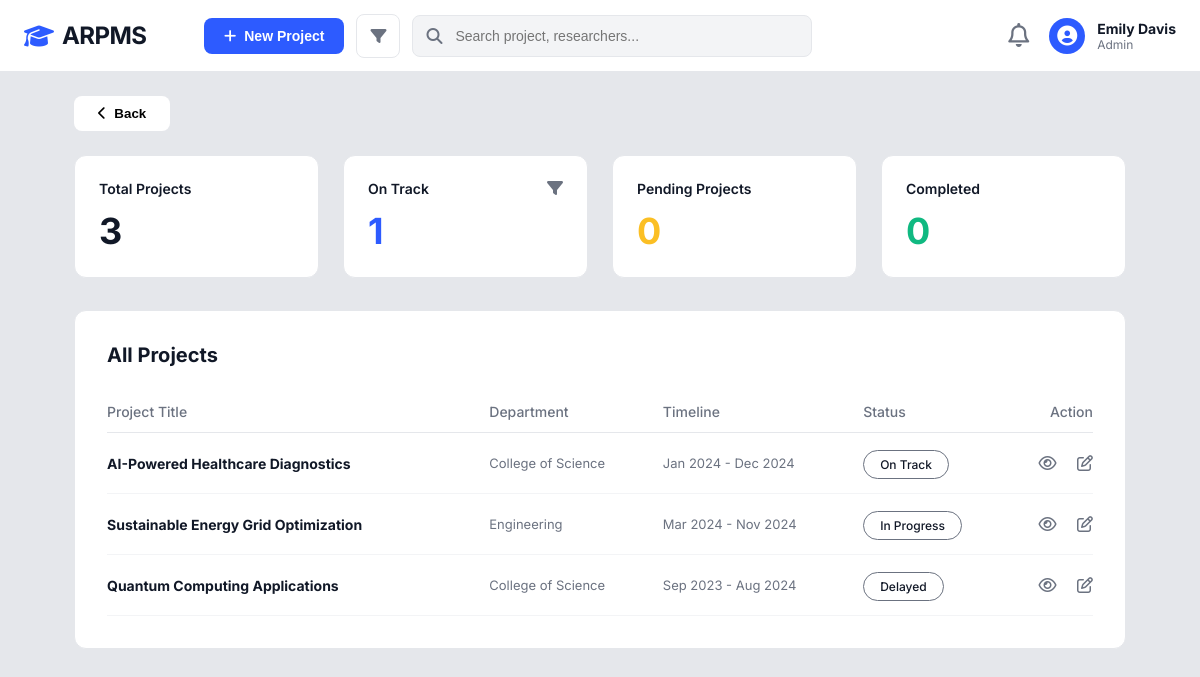
Page /projects/index.php (signed in) on the committed database.
### tables this page shows
CREATE TABLE IF NOT EXISTS research_projects (
    project_id INT PRIMARY KEY AUTO_INCREMENT,
    proposal_id INT,
    title VARCHAR(255) NOT NULL,
    description TEXT,
    department_id INT,
    budget DECIMAL(12,2),
    budget_personnel DECIMAL(12,2) DEFAULT 0,
    budget_equipment DECIMAL(12,2) DEFAULT 0,
    budget_materials DECIMAL(12,2) DEFAULT 0,
    budget_other DECIMAL(12,2) DEFAULT 0,
    start_date DATE,
    end_date DATE,
    progress INT DEFAULT 0,
    status ENUM('not_started','in_progress','at_risk','delayed','on_track','completed') DEFAULT 'in_progress',
    coordinator_id INT,
    created_by INT,
    created_at TIMESTAMP DEFAULT CURRENT_TIMESTAMP,
    FOREIGN KEY (department_id) REFERENCES departments(department_id),
    FOREIGN KEY (coordinator_id) REFERENCES users(user_id),
    FOREIGN KEY (created_by) REFERENCES users(user_id)
);

CREATE TABLE IF NOT EXISTS departments (
    department_id INT PRIMARY KEY AUTO_INCREMENT,
    department_name VARCHAR(100) NOT NULL
);

### projects/index.php (the view, shortened to what this page needs)
<?php
require_once '../config/database.php';
$total_stmt = $pdo->query("SELECT COUNT(*) FROM research_projects");
$total_count = $total_stmt->fetchColumn();
$on_track_stmt = $pdo->query("SELECT COUNT(*) FROM research_projects WHERE status = 'on_track'");
$on_track_count = $on_track_stmt->fetchColumn();
$pending_stmt = $pdo->query("SELECT COUNT(*) FROM research_projects WHERE status = 'not_started'");
$pending_count = $pending_stmt->fetchColumn();
$completed_stmt = $pdo->query("SELECT COUNT(*) FROM research_projects WHERE status = 'completed'");
$completed_count = $completed_stmt->fetchColumn();
$query = "SELECT p.*, d.department_name
          FROM research_projects p
          LEFT JOIN departments d ON p.department_id = d.department_id";
$params = [];
$stmt = $pdo->prepare($query);
$stmt->execute($params);
$projects = $stmt->fetchAll();
?>
<!DOCTYPE html>
<html lang="en">
<head>
    <link rel="stylesheet" href="../assets/css/style.css">
    <link rel="stylesheet" href="https://cdnjs.cloudflare.com/ajax/libs/font-awesome/6.4.0/css/all.min.css">
</head>
<body style="background: #E5E7EB;">
    <?php include '../includes/header.php'; ?>
    <main class="dashboard-container" style="max-width: 1100px;">
        <div style="margin-bottom: 24px;">
            <button class="btn-modal-cancel" onclick="location.href='../dashboard.php'" style="background: white; border: none; display: flex; align-items: center; gap: 8px;">
                <i class="fa-solid fa-chevron-left"></i> Back
            </button>
        </div>
        <div style="display: grid; grid-template-columns: repeat(4, 1fr); gap: 24px; margin-bottom: 32px;">
            <div style="background: white; border-radius: 12px; padding: 24px; border: 1px solid #E5E7EB;">
                <p style="font-size: 14px; font-weight: 600; color: #111827; margin-bottom: 12px;">Total Projects</p>
                <p style="font-size: 36px; font-weight: 700; color: #111827;"><?php echo $total_count; ?></p>
            </div>
            <div style="background: white; border-radius: 12px; padding: 24px; border: 1px solid #E5E7EB; position: relative;">
                <div style="display: flex; justify-content: space-between; align-items: flex-start;">
                    <div>
                        <p style="font-size: 14px; font-weight: 600; color: #111827; margin-bottom: 12px;">On Track</p>
                        <p style="font-size: 36px; font-weight: 700; color: #2D5BFF;"><?php echo $on_track_count; ?></p>
                    </div>
                    <i class="fa-solid fa-filter" style="color: #6B7280; cursor: pointer;" onclick="toggleStatusFilter()"></i>
                </div>
            </div>
            <div style="background: white; border-radius: 12px; padding: 24px; border: 1px solid #E5E7EB;">
                <p style="font-size: 14px; font-weight: 600; color: #111827; margin-bottom: 12px;">Pending Projects</p>
                <p style="font-size: 36px; font-weight: 700; color: #FBBF24;"><?php echo $pending_count; ?></p>
            </div>
            <div style="background: white; border-radius: 12px; padding: 24px; border: 1px solid #E5E7EB;">
                <p style="font-size: 14px; font-weight: 600; color: #111827; margin-bottom: 12px;">Completed</p>
                <p style="font-size: 36px; font-weight: 700; color: #10B981;"><?php echo $completed_count; ?></p>
            </div>
        </div>
        <div style="background: white; border-radius: 12px; padding: 32px; border: 1px solid #E5E7EB;">
            <h2 style="font-size: 20px; font-weight: 700; margin-bottom: 24px;">All Projects</h2>
            <table style="width: 100%; border-collapse: collapse;">
                <thead>
                    <tr style="border-bottom: 1px solid #E5E7EB; text-align: left;">
                        <th style="padding: 12px 0; color: #6B7280; font-size: 14px; font-weight: 500;">Project Title</th>
                        <th style="padding: 12px 0; color: #6B7280; font-size: 14px; font-weight: 500;">Department</th>
                        <th style="padding: 12px 0; color: #6B7280; font-size: 14px; font-weight: 500;">Timeline</th>
                        <th style="padding: 12px 0; color: #6B7280; font-size: 14px; font-weight: 500;">Status</th>
                        <th style="padding: 12px 0; color: #6B7280; font-size: 14px; font-weight: 500; text-align: right;">Action</th>
                    </tr>
                </thead>
                <tbody>
                    <?php foreach($projects as $p): ?>
                    <tr style="border-bottom: 1px solid #F3F4F6;">
                        <td style="padding: 20px 0; font-weight: 700; font-size: 14px;"><?php echo htmlspecialchars($p['title']); ?></td>
                        <td style="padding: 20px 0; color: #6B7280; font-size: 13px;"><?php echo htmlspecialchars($p['department_name']); ?></td>
                        <td style="padding: 20px 0; color: #6B7280; font-size: 13px;"><?php echo date('M Y', strtotime($p['start_date'])); ?> - <?php echo date('M Y', strtotime($p['end_date'])); ?></td>
                        <td style="padding: 20px 0;">
                            <?php
                            $status_text = 'In Progress';
                            if($p['status'] === 'on_track') $status_text = 'On Track';
                            elseif($p['status'] === 'delayed') $status_text = 'Delayed';
                            ?>
                            <span style="padding: 6px 16px; border: 1px solid #6B7280; border-radius: 20px; font-size: 12px; font-weight: 500; color: #111827;">
                                <?php echo $status_text; ?>
                            </span>
                        </td>
                        <td style="padding: 20px 0; text-align: right;">
                            <i class="fa-regular fa-eye" style="color: #6B7280; margin-right: 16px; cursor: pointer;" onclick="location.href='view.php?id=<?php echo $p['project_id']; ?>'"></i>
                            <i class="fa-regular fa-pen-to-square" style="color: #6B7280; cursor: pointer;" onclick="openEditModal(<?php echo $p['project_id']; ?>)"></i>
                        </td>
                    </tr>
                    <?php endforeach; ?>
                </tbody>
            </table>
        </div>
    </main>
</body>
</html>

### assets/css/style.css (style rules this page uses)
:root { --primary-blue: #2D5BFF; --primary-blue-hover: #1E40AF; --bg-light: #F8F9FA; --text-dark: #111827; --text-muted: #6B7280; --border-color: #E5E7EB; --white: #FFFFFF; --success-green: #22C55E; --warning-orange: #F59E0B; --danger-red: #EF4444; --card-shadow: 0 1px 3px rgba(0, 0, 0, 0.1); }
* { margin: 0; padding: 0; box-sizing: border-box; }
body { font-family: 'Inter', sans-serif; background-color: #F3F4F6; color: var(--text-dark); -webkit-font-smoothing: antialiased; }
.dashboard-container { padding: 24px; max-width: 1000px; margin: 0 auto; }
.btn-modal-cancel { padding: 10px 24px; background: #F3F4F6; border: 1px solid var(--border-color); border-radius: 8px; font-weight: 600; cursor: pointer; }

### rows in the picture
research_projects: title "AI-Powered Healthcare Diagnostics", department.department_name "College of Science", start_date "Jan 2024", end_date "Dec 2024", status "On Track"
research_projects: title "Sustainable Energy Grid Optimization", department.department_name "Engineering", start_date "Mar 2024", end_date "Nov 2024", status_text "In Progress"
research_projects: title "Quantum Computing Applications", department.department_name "College of Science", start_date "Sep 2023", end_date "Aug 2024", status "Delayed"

### other values in the picture
$full_name "Emily Davis"
$role "Admin"
$total_count "3"
$on_track_count "1"
$pending_count "0"
$completed_count "0"
